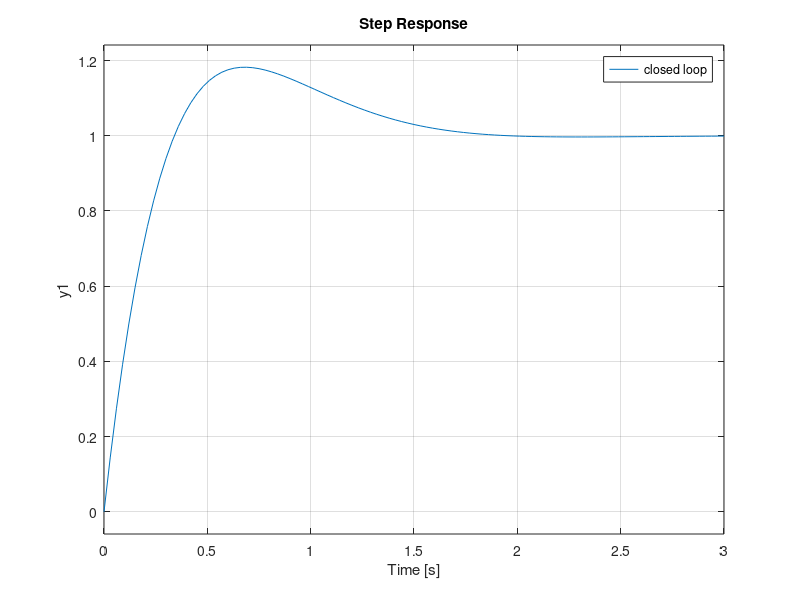

Reproduce this figure in MATLAB.
clear clc
s = tf('s');

Gs = 1/(s^2+0*s+0);
 
%PID 
Kp= 10;
Ki= 0.0;
Kd= Kp/2;
C = pid(Kp,Ki,Kd);
figure()
Gscl = feedback(series(C,Gs),1); 
step(Gscl);
legend('closed loop');
grid on;
